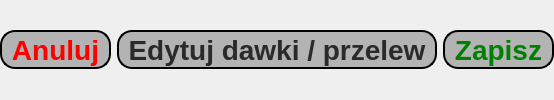
    <widget class="QWidget" name="resEditPart" native="true">
     <layout class="QHBoxLayout" name="horizontalLayout_3">
      <property name="leftMargin">
       <number>0</number>
      </property>
      <property name="topMargin">
       <number>0</number>
      </property>
      <property name="rightMargin">
       <number>0</number>
      </property>
      <property name="bottomMargin">
       <number>0</number>
      </property>
      <item>
       <widget class="QToolButton" name="cancelButton">
        <property name="sizePolicy">
         <sizepolicy hsizetype="Minimum" vsizetype="Fixed">
          <horstretch>0</horstretch>
          <verstretch>0</verstretch>
         </sizepolicy>
        </property>
        <property name="font">
         <font>
          <pointsize>21</pointsize>
          <weight>75</weight>
          <bold>true</bold>
         </font>
        </property>
        <property name="styleSheet">
         <string notr="true">background-color: #b3b3b3;
border-radius: 15px;
border-width: 2px;
border-color: black;
border-style: outset;
color: red;</string>
        </property>
        <property name="text">
         <string>Anuluj</string>
        </property>
       </widget>
      </item>
      <item>
       <widget class="QToolButton" name="editButton">
        <property name="sizePolicy">
         <sizepolicy hsizetype="Minimum" vsizetype="Fixed">
          <horstretch>0</horstretch>
          <verstretch>0</verstretch>
         </sizepolicy>
        </property>
        <property name="font">
         <font>
          <pointsize>21</pointsize>
          <weight>75</weight>
          <bold>true</bold>
         </font>
        </property>
        <property name="styleSheet">
         <string notr="true">background-color: #b3b3b3;
border-radius: 15px;
border-width: 2px;
border-color: black;
border-style: outset;
color: #2a2a29;</string>
        </property>
        <property name="text">
         <string>Edytuj dawki / przelew</string>
        </property>
       </widget>
      </item>
      <item>
       <widget class="QToolButton" name="saveButton">
        <property name="sizePolicy">
         <sizepolicy hsizetype="Minimum" vsizetype="Fixed">
          <horstretch>0</horstretch>
          <verstretch>0</verstretch>
         </sizepolicy>
        </property>
        <property name="font">
         <font>
          <pointsize>21</pointsize>
          <weight>75</weight>
          <bold>true</bold>
         </font>
        </property>
        <property name="styleSheet">
         <string notr="true">background-color: #b3b3b3;
border-radius: 15px;
border-width: 2px;
border-color: black;
border-style: outset;
color: green;</string>
        </property>
        <property name="text">
         <string>Zapisz</string>
        </property>
       </widget>
      </item>
     </layout>
    </widget>
